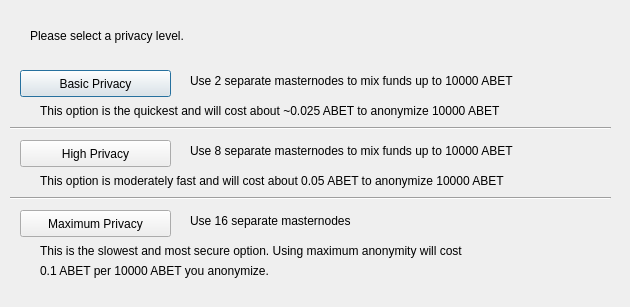
<?xml version="1.0" encoding="UTF-8"?>
<ui version="4.0">
 <class>ObfuscationConfig</class>
 <widget class="QDialog" name="ObfuscationConfig">
  <property name="geometry">
   <rect>
    <x>0</x>
    <y>0</y>
    <width>630</width>
    <height>307</height>
   </rect>
  </property>
  <property name="windowTitle">
   <string>Configure Obfuscation</string>
  </property>
  <widget class="QPushButton" name="buttonBasic">
   <property name="geometry">
    <rect>
     <x>20</x>
     <y>70</y>
     <width>151</width>
     <height>27</height>
    </rect>
   </property>
   <property name="text">
    <string>Basic Privacy</string>
   </property>
  </widget>
  <widget class="QPushButton" name="buttonHigh">
   <property name="geometry">
    <rect>
     <x>20</x>
     <y>140</y>
     <width>151</width>
     <height>27</height>
    </rect>
   </property>
   <property name="text">
    <string>High Privacy</string>
   </property>
  </widget>
  <widget class="QPushButton" name="buttonMax">
   <property name="geometry">
    <rect>
     <x>20</x>
     <y>210</y>
     <width>151</width>
     <height>27</height>
    </rect>
   </property>
   <property name="text">
    <string>Maximum Privacy</string>
   </property>
  </widget>
  <widget class="QLabel" name="label">
   <property name="geometry">
    <rect>
     <x>30</x>
     <y>20</y>
     <width>571</width>
     <height>31</height>
    </rect>
   </property>
   <property name="text">
    <string>Please select a privacy level.</string>
   </property>
  </widget>
  <widget class="QLabel" name="label_2">
   <property name="geometry">
    <rect>
     <x>190</x>
     <y>70</y>
     <width>421</width>
     <height>21</height>
    </rect>
   </property>
   <property name="text">
    <string>Use 2 separate masternodes to mix funds up to 10000 ABET</string>
   </property>
  </widget>
  <widget class="QLabel" name="label_3">
   <property name="geometry">
    <rect>
     <x>190</x>
     <y>140</y>
     <width>411</width>
     <height>21</height>
    </rect>
   </property>
   <property name="text">
    <string>Use 8 separate masternodes to mix funds up to 10000 ABET</string>
   </property>
  </widget>
  <widget class="QLabel" name="label_4">
   <property name="geometry">
    <rect>
     <x>190</x>
     <y>210</y>
     <width>421</width>
     <height>21</height>
    </rect>
   </property>
   <property name="text">
    <string>Use 16 separate masternodes</string>
   </property>
  </widget>
  <widget class="QLabel" name="label_6">
   <property name="geometry">
    <rect>
     <x>40</x>
     <y>100</y>
     <width>561</width>
     <height>21</height>
    </rect>
   </property>
   <property name="text">
    <string>This option is the quickest and will cost about ~0.025 ABET to anonymize 10000 ABET</string>
   </property>
  </widget>
  <widget class="QLabel" name="label_7">
   <property name="geometry">
    <rect>
     <x>40</x>
     <y>170</y>
     <width>561</width>
     <height>21</height>
    </rect>
   </property>
   <property name="text">
    <string>This option is moderately fast and will cost about 0.05 ABET to anonymize 10000 ABET</string>
   </property>
  </widget>
  <widget class="QLabel" name="label_8">
   <property name="geometry">
    <rect>
     <x>40</x>
     <y>240</y>
     <width>561</width>
     <height>21</height>
    </rect>
   </property>
   <property name="text">
    <string>This is the slowest and most secure option. Using maximum anonymity will cost</string>
   </property>
  </widget>
  <widget class="QLabel" name="label_9">
   <property name="geometry">
    <rect>
     <x>40</x>
     <y>260</y>
     <width>561</width>
     <height>21</height>
    </rect>
   </property>
   <property name="text">
    <string>0.1 ABET per 10000 ABET you anonymize.</string>
   </property>
  </widget>
  <widget class="Line" name="line">
   <property name="geometry">
    <rect>
     <x>10</x>
     <y>120</y>
     <width>601</width>
     <height>16</height>
    </rect>
   </property>
   <property name="orientation">
    <enum>Qt::Horizontal</enum>
   </property>
  </widget>
  <widget class="Line" name="line_2">
   <property name="geometry">
    <rect>
     <x>10</x>
     <y>190</y>
     <width>601</width>
     <height>16</height>
    </rect>
   </property>
   <property name="orientation">
    <enum>Qt::Horizontal</enum>
   </property>
  </widget>
 </widget>
 <resources/>
 <connections/>
</ui>
